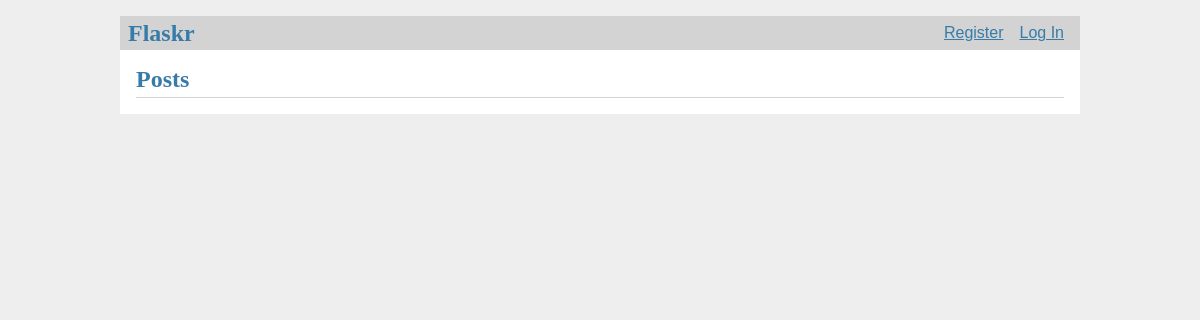
Before: / with the older database file.
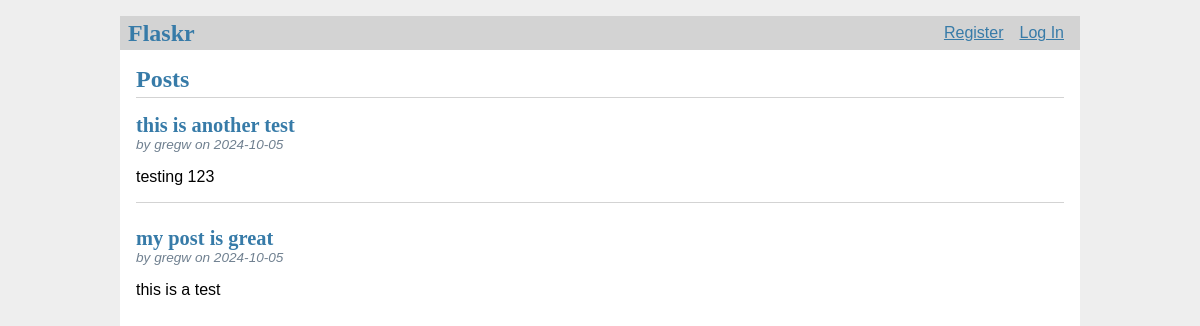
After: the same page with the newer database file.
### tables this page shows
CREATE TABLE post (
  id INTEGER PRIMARY KEY AUTOINCREMENT,
  author_id INTEGER NOT NULL,
  created TIMESTAMP NOT NULL DEFAULT CURRENT_TIMESTAMP,
  title TEXT NOT NULL,
  body TEXT NOT NULL,
  FOREIGN KEY (author_id) REFERENCES user (id)
);

CREATE TABLE user (
  id INTEGER PRIMARY KEY AUTOINCREMENT,
  username TEXT UNIQUE NOT NULL,
  password TEXT NOT NULL
);

### core/blog.py (the view)
@bp.route('/')
def index():
    db = get_db()
    posts = db.execute(
        'SELECT p.id, title, body, created, author_id, username'
        ' FROM post p JOIN user u ON p.author_id = u.id'
        ' ORDER BY created DESC'
    ).fetchall()
    return render_template('blog/index.html', posts=posts)

### core/auth.py (called while the page is built)
@bp.before_app_request
def load_logged_in_user():
    user_id = session.get("user_id")
    if user_id is None:
        g.user = None
    else:
        g.user = (
            get_db().execute("SELECT * FROM user WHERE id = ?", (user_id,)).fetchone()
        )

### core/db.py (called while the page is built)
def get_db():
    if "db" not in g:
        g.db = sqlite3.connect(
            current_app.config["DATABASE"], detect_types=sqlite3.PARSE_DECLTYPES
        )
        g.db.row_factory = sqlite3.Row
    return g.db

### core/templates/blog/index.html (shortened to what this page needs)
{% extends 'base.html' %}
{% block header %}
  <h1>{% block title %}Posts{% endblock %}</h1>
{% endblock %}
{% block content %}
  {% for post in posts %}
    <article class="post">
      <header>
        <div>
          <h1>{{ post['title'] }}</h1>
          <div class="about">by {{ post['username'] }} on {{ post['created'].strftime('%Y-%m-%d') }}</div>
        </div>
      </header>
      <p class="body">{{ post['body'] }}</p>
    </article>
    {% if not loop.last %}
      <hr>
    {% endif %}
  {% endfor %}
{% endblock %}

### core/templates/base.html (shortened to what this page needs)
<!doctype html>
<link rel="stylesheet" href="{{ url_for('static', filename='style.css') }}">
<nav>
  <h1>Flaskr</h1>
  <ul>
    {% if g.user %}
      <li><span>{{ g.user['username'] }}</span>
      <li><a href="{{ url_for('auth.logout') }}">Log Out</a>
    {% else %}
      <li><a href="{{ url_for('auth.register') }}">Register</a>
      <li><a href="{{ url_for('auth.login') }}">Log In</a>
    {% endif %}
  </ul>
</nav>
<section class="content">
  <header>
    {% block header %}{% endblock %}
  </header>
  {% block content %}{% endblock %}
</section>

### core/static/style.css (style rules this page uses)
h1 { font-family: serif; color: #377ba8; margin: 1rem 0; }
a { color: #377ba8; }
hr { border: none; border-top: 1px solid lightgray; }
nav { background: lightgray; display: flex; align-items: center; padding: 0 0.5rem; }
nav h1 { flex: auto; margin: 0; }
nav ul { display: flex; list-style: none; margin: 0; padding: 0; }
nav ul li a, nav ul li span, header .action { display: block; padding: 0.5rem; }
.content { padding: 0 1rem 1rem; }
.content > header { border-bottom: 1px solid lightgray; display: flex; align-items: flex-end; }
.content > header h1 { flex: auto; margin: 1rem 0 0.25rem 0; }
.post > header { display: flex; align-items: flex-end; font-size: 0.85em; }
.post > header > div:first-of-type { flex: auto; }
.post > header h1 { font-size: 1.5em; margin-bottom: 0; }
.post .about { color: slategray; font-style: italic; }
.post .body { white-space: pre-line; }
.content:last-child { margin-bottom: 0; }

Changed rows visible on the page:
added post: title "this is another test", username "gregw", created "2024-10-05", body "testing 123"
added post: title "my post is great", username "gregw", created "2024-10-05", body "this is a test"
